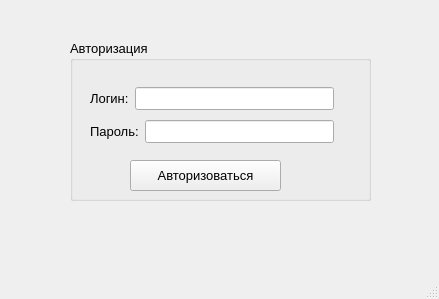
<?xml version="1.0" encoding="UTF-8"?>
<ui version="4.0">
 <class>MainWindow</class>
 <widget class="QMainWindow" name="MainWindow">
  <property name="geometry">
   <rect>
    <x>0</x>
    <y>0</y>
    <width>439</width>
    <height>299</height>
   </rect>
  </property>
  <property name="windowTitle">
   <string>MainWindow</string>
  </property>
  <widget class="QWidget" name="centralwidget">
   <widget class="QGroupBox" name="LoginIn">
    <property name="geometry">
     <rect>
      <x>70</x>
      <y>40</y>
      <width>301</width>
      <height>161</height>
     </rect>
    </property>
    <property name="font">
     <font>
      <pointsize>10</pointsize>
     </font>
    </property>
    <property name="title">
     <string>Авторизация</string>
    </property>
    <widget class="QPushButton" name="pushButton">
     <property name="geometry">
      <rect>
       <x>60</x>
       <y>120</y>
       <width>151</width>
       <height>31</height>
      </rect>
     </property>
     <property name="text">
      <string>Авторизоваться</string>
     </property>
    </widget>
    <widget class="QWidget" name="">
     <property name="geometry">
      <rect>
       <x>20</x>
       <y>43</y>
       <width>244</width>
       <height>66</height>
      </rect>
     </property>
     <layout class="QVBoxLayout" name="verticalLayout">
      <item>
       <layout class="QHBoxLayout" name="horizontalLayout">
        <item>
         <widget class="QLabel" name="label">
          <property name="text">
           <string>Логин:</string>
          </property>
         </widget>
        </item>
        <item>
         <widget class="QLineEdit" name="login"/>
        </item>
       </layout>
      </item>
      <item>
       <layout class="QHBoxLayout" name="horizontalLayout_2">
        <item>
         <widget class="QLabel" name="label_2">
          <property name="text">
           <string>Пароль:</string>
          </property>
         </widget>
        </item>
        <item>
         <widget class="QLineEdit" name="password"/>
        </item>
       </layout>
      </item>
     </layout>
    </widget>
   </widget>
  </widget>
  <widget class="QMenuBar" name="menubar">
   <property name="geometry">
    <rect>
     <x>0</x>
     <y>0</y>
     <width>439</width>
     <height>26</height>
    </rect>
   </property>
  </widget>
  <widget class="QStatusBar" name="statusbar"/>
 </widget>
 <resources/>
 <connections/>
</ui>
